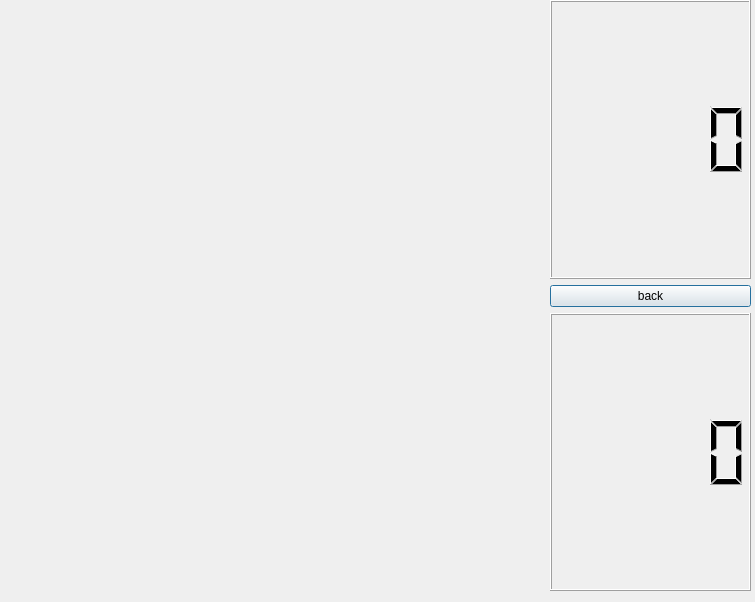
<?xml version="1.0" encoding="UTF-8"?>
<ui version="4.0">
 <class>Dialog</class>
 <widget class="QDialog" name="Dialog">
  <property name="geometry">
   <rect>
    <x>0</x>
    <y>0</y>
    <width>755</width>
    <height>602</height>
   </rect>
  </property>
  <property name="windowTitle">
   <string>Dialog</string>
  </property>
  <property name="styleSheet">
   <string notr="true"/>
  </property>
  <widget class="QLabel" name="label">
   <property name="geometry">
    <rect>
     <x>10</x>
     <y>10</y>
     <width>551</width>
     <height>591</height>
    </rect>
   </property>
   <property name="styleSheet">
    <string notr="true"/>
   </property>
   <property name="text">
    <string/>
   </property>
  </widget>
  <widget class="QWidget" name="verticalLayoutWidget">
   <property name="geometry">
    <rect>
     <x>550</x>
     <y>0</y>
     <width>201</width>
     <height>591</height>
    </rect>
   </property>
   <layout class="QVBoxLayout" name="verticalLayout">
    <item>
     <widget class="QLCDNumber" name="blackTime"/>
    </item>
    <item>
     <widget class="QPushButton" name="backButton">
      <property name="text">
       <string>back</string>
      </property>
     </widget>
    </item>
    <item>
     <widget class="QLCDNumber" name="whiteTime"/>
    </item>
   </layout>
  </widget>
 </widget>
 <resources/>
 <connections/>
</ui>
